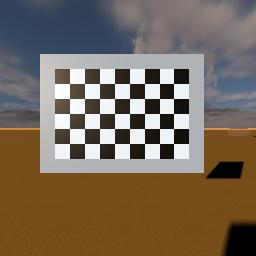
#> input picture Perception Pipeline/setup/CalibrationImages/image_1.jpg, 256 x 256 px; its folder holds only this picture in this run
$ python CameraCalibration.py
#> lines starting #> are read from the running program, lines starting #| are printed output that depends on the picture; after the words box and inside, x2 and y2 are one past the last pixel; in counts of white or black regions, pixels touching at a corner belong together; long printed decimals are rounded
import numpy as np
import cv2
import glob

# Define the number of inner corners in the checkerboard pattern
CHECKERBOARD_SIZE = (8, 5)  # Change this if your checkerboard has a different size

# Prepare object points, like (0,0,0), (1,0,0), (2,0,0) ....,(8,5,0)
objp = np.zeros((CHECKERBOARD_SIZE[0]*CHECKERBOARD_SIZE[1],3), np.float32)
objp[:,:2] = np.mgrid[0:CHECKERBOARD_SIZE[0], 0:CHECKERBOARD_SIZE[1]].T.reshape(-1,2)\

criteria = (cv2.TERM_CRITERIA_EPS + cv2.TERM_CRITERIA_MAX_ITER, 30, 0.001)

# Arrays to store object points and image points from all the images
objpoints = [] # 3D points in real world space
imgpoints = [] # 2D points in image plane

# Load images
images = glob.glob('setup\CalibrationImages\*.jpg')  # Change the path to your images directory
print(images)
images_failed = 0
images_denied = 0
images_accepted = 0

# Iterate through each image
for fname in images:
    img = cv2.imread(fname)
#> img is the input picture: shape (256, 256, 3); mean B, G, R 89.8, 105.4, 119.6
    gray = cv2.cvtColor(img, cv2.COLOR_BGR2GRAY)
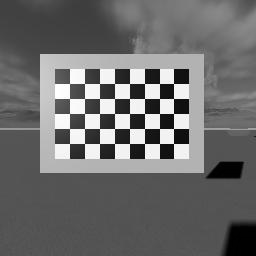
#> gray: shape (256, 256); min 0, max 255, mean 107.8

    #print(gray.shape)
    # Find the chessboard corners
    blurred = cv2.GaussianBlur(gray, (5,5), 0)
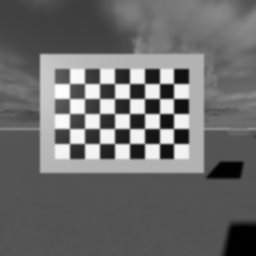
#> blurred: shape (256, 256); min 0, max 255, mean 107.8
    thresh = cv2.adaptiveThreshold(blurred, 255, cv2.ADAPTIVE_THRESH_GAUSSIAN_C, cv2.THRESH_BINARY, 11, 2)
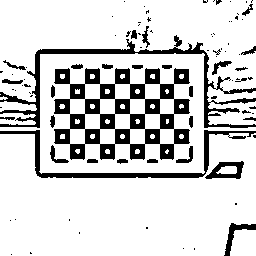
#> thresh: shape (256, 256); 82.1% white; 91 black regions (62 under 20 px), largest, box (x1, y1, x2, y2) and area: (54, 68, 190, 160) 5497, (0, 35, 256, 128) 2589, (0, 130, 256, 178) 1508
    flags = cv2.ADAPTIVE_THRESH_GAUSSIAN_C
    ret, corners = cv2.findChessboardCorners(gray, CHECKERBOARD_SIZE, flags)
#> ret = True; corners = 40 rows, first 8: [69.52, 83.51], [84.47, 83.48], [99.51, 83.5], [114.5, 83.49], [129.5, 83.5], [144.5, 83.5], [159.5, 83.5], [173.5, 83.5]
    #print(corners)
    # If corners are found, add object points, image points
    if ret == True:
        #print("hi")
        corners2 = cv2.cornerSubPix(gray, corners, (11,11),(-1,-1), criteria)
#> corners2 = 40 rows, first 8: [69.5, 83.54], [84.5, 83.46], [99.5, 83.52], [114.5, 83.48], [129.5, 83.51], [144.5, 83.49], [159.5, 83.51], [173.5, 83.49]

        # Draw and display the corners
        img = cv2.drawChessboardCorners(img, CHECKERBOARD_SIZE, corners, ret)
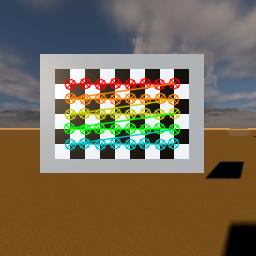
#> img: shape (256, 256, 3); 8.53% of pixels changed, all inside (x1, y1, x2, y2) = (63, 77, 181, 151)
        cv2.imshow('img', img)
        cv2.waitKey(1)
        #cv2.waitKey(500)  # Adjust the delay as needed

        #is accpetable?
        response = input("Acceptable? enter Y/y for yes: ").strip().upper()
#> the answer given: y
        if response == 'Y' or response == 'y':
            print("image accepted")
            images_accepted+=1
            objpoints.append(objp)
            imgpoints.append(corners2)
        else:
            print("image denied")
            images_denied+=1
        cv2.destroyAllWindows()
    else:
        print("image failure")
        images_failed += 1

rate = images_accepted/(images_accepted+images_denied+images_failed)
print(f'success rate = {rate:.2f}')

# Calibrate camera
ret, mtx, dist, rvecs, tvecs = cv2.calibrateCamera(objpoints, imgpoints, gray.shape[::-1], None, None)
#> ret = 0.183; mtx = [[9675.4, 0, 116.4], [0, 8695.2, 127.7], [0, 0, 1]]; dist = [[-255.2, -0.0144, -0.415, -0.159, -8.68e-07]]; rvecs = ([0.00397, -0.458, -0.000334],); tvecs = ([-2.8, -2.94, 575.8],)
#cv2.calibra

# Print calibration results
print("Success:")
print(ret)
#| 0.1834
print("Camera matrix:")
print(mtx)
#| [[9.67536067e+03 0.00000000e+00 1.16381558e+02]
#|  [0.00000000e+00 8.69518983e+03 1.27713966e+02]
#|  [0.00000000e+00 0.00000000e+00 1.00000000e+00]]
print("\nDistortion coefficients:")
print(dist)
#| [[-2.55236341e+02 -1.43551021e-02 -4.15350745e-01 -1.59319923e-01
#|   -8.67839974e-07]]

# save results
np.savez("setup\\calibration_data.npz", mtx=mtx, dist=dist)

$ run again, on Perception Pipeline/setup/CalibrationImages/image_5.jpg
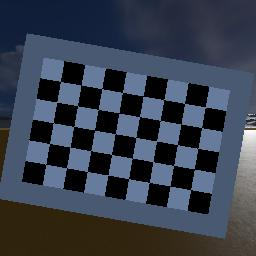
#> input picture Perception Pipeline/setup/CalibrationImages/image_5.jpg, 256 x 256 px
#> img is the input picture: shape (256, 256, 3); mean B, G, R 77.2, 63.3, 55.8
#> `thresh = cv2.adaptiveThreshold(blurred, 255, cv2.ADAPTIVE_THRESH_GAUSS..`:
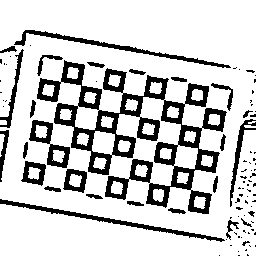
#> thresh: shape (256, 256); 80.4% white; 95 black regions (68 under 20 px), largest, box (x1, y1, x2, y2) and area: (37, 60, 227, 214) 7416, (0, 199, 225, 242) 921, (14, 30, 231, 68) 896
#> `ret, corners = cv2.findChessboardCorners(gray, CHECKERBOARD_SIZE, flags)`: ret = True; corners = 40 rows, first 8: [190.2, 189.4], [170, 186], [149.5, 182.5], [128.4, 178.4], [108.1, 174.9], [87.44, 171.5], [66.47, 167.5], [45.53, 164.6]
#> corners2 = 40 rows, first 8: [190.7, 189.8], [170, 186.2], [149.3, 182.2], [128.5, 178.8], [108.1, 174.8], [87.06, 171.3], [66.41, 167.9], [46.02, 164.3]
#> `img = cv2.drawChessboardCorners(img, CHECKERBOARD_SIZE, corners, ret)`:
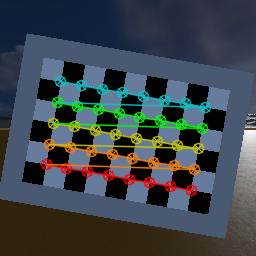
#> img: shape (256, 256, 3); 10.48% of pixels changed, all inside (x1, y1, x2, y2) = (40, 75, 212, 197)
#> `ret, mtx, dist, rvecs, tvecs = cv2.calibrateCamera(objpoints, imgpoint..`: ret = 0.204; mtx = [[6162.5, 0, 127.4], [0, 6132, 127.5], [0, 0, 1]]; dist = [[-6.37, -0.00154, 0.0212, 0.0242, -3.27e-07]]; rvecs = ([0.138, -0.0318, -2.96],); tvecs = ([3, 2.96, 292.1],)
#| 0.2041
#| [[6.16250242e+03 0.00000000e+00 1.27366430e+02]
#|  [0.00000000e+00 6.13196974e+03 1.27528517e+02]
#|  [0.00000000e+00 0.00000000e+00 1.00000000e+00]]
#| [[-6.36910531e+00 -1.54299509e-03  2.11862119e-02  2.41874174e-02
#|   -3.26796124e-07]]

$ run again, on Perception Pipeline/setup/CalibrationImages/image_6.jpg
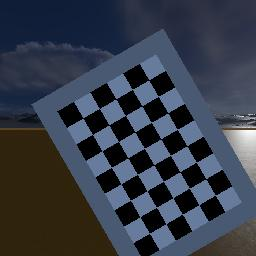
#> input picture Perception Pipeline/setup/CalibrationImages/image_6.jpg, 256 x 256 px
#> img is the input picture: shape (256, 256, 3); mean B, G, R 72.6, 60.1, 53.9
#> `thresh = cv2.adaptiveThreshold(blurred, 255, cv2.ADAPTIVE_THRESH_GAUSS..`:
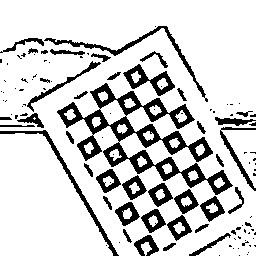
#> thresh: shape (256, 256); 81.7% white; 114 black regions (73 under 20 px), largest, box (x1, y1, x2, y2) and area: (57, 83, 233, 195) 4570, (44, 26, 208, 102) 775, (0, 130, 119, 256) 717
#> `ret, corners = cv2.findChessboardCorners(gray, CHECKERBOARD_SIZE, flags)`: ret = True; corners = 40 rows, first 8: [149.2, 233.3], [140.1, 217.3], [130.3, 200.4], [121, 184.1], [111.5, 167.3], [102.1, 151], [92.52, 134.5], [82.82, 118]
#> corners2 = 40 rows, first 8: [149.5, 233.3], [139.8, 216.7], [130.5, 200.2], [120.9, 183.9], [111.4, 167.4], [101.8, 150.8], [92.48, 134.4], [83.04, 118]
#> `img = cv2.drawChessboardCorners(img, CHECKERBOARD_SIZE, corners, ret)`:
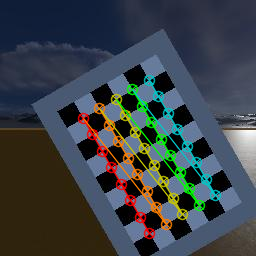
#> img: shape (256, 256, 3); 9.42% of pixels changed, all inside (x1, y1, x2, y2) = (77, 74, 222, 240)
#> `ret, mtx, dist, rvecs, tvecs = cv2.calibrateCamera(objpoints, imgpoint..`: ret = 0.0925; mtx = [[20584, 0, 127.5], [0, 20669.4, 127.4], [0, 0, 1]]; dist = [[-20.98, -0.000878, 0.00736, 0.0334, -2.86e-08]]; rvecs = ([-0.0643, -0.083, -2.09],); tvecs = ([1.15, 5.55, 1082.4],)
#| 0.09249
#| [[2.05839722e+04 0.00000000e+00 1.27495985e+02]
#|  [0.00000000e+00 2.06693755e+04 1.27354749e+02]
#|  [0.00000000e+00 0.00000000e+00 1.00000000e+00]]
#| [[-2.09757071e+01 -8.78173506e-04  7.36048507e-03  3.34403464e-02
#|   -2.85590479e-08]]

$ run again, on Perception Pipeline/setup/CalibrationImages/image_7.jpg
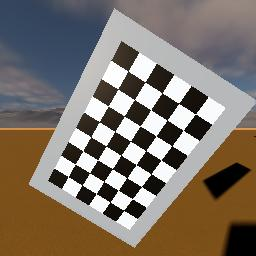
#> input picture Perception Pipeline/setup/CalibrationImages/image_7.jpg, 256 x 256 px
#> img is the input picture: shape (256, 256, 3); mean B, G, R 104.7, 115.6, 126.1
#> `thresh = cv2.adaptiveThreshold(blurred, 255, cv2.ADAPTIVE_THRESH_GAUSS..`:
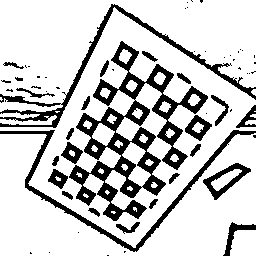
#> thresh: shape (256, 256); 79.4% white; 62 black regions (37 under 20 px), largest, box (x1, y1, x2, y2) and area: (69, 41, 208, 221) 6473, (0, 4, 256, 128) 2196, (0, 130, 256, 252) 1830
#> `ret, corners = cv2.findChessboardCorners(gray, CHECKERBOARD_SIZE, flags)`: ret = True; corners = 40 rows, first 8: [68.24, 176.7], [74.97, 164], [83.09, 150.9], [91.19, 137.1], [99.53, 121.7], [108, 106.1], [118, 88.79], [128, 70.95]
#> corners2 = 40 rows, first 8: [68.26, 176.5], [74.75, 164.6], [82.65, 151], [90.78, 136.6], [99.36, 121.7], [108.3, 106.1], [117.8, 88.93], [128.1, 71.02]
#> `img = cv2.drawChessboardCorners(img, CHECKERBOARD_SIZE, corners, ret)`:
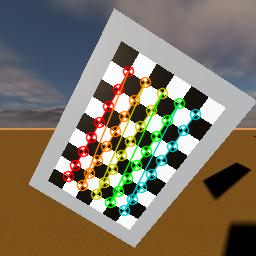
#> img: shape (256, 256, 3); 9.05% of pixels changed, all inside (x1, y1, x2, y2) = (62, 65, 202, 217)
#> `ret, mtx, dist, rvecs, tvecs = cv2.calibrateCamera(objpoints, imgpoint..`: ret = 0.214; mtx = [[74.16, 0, 134.8], [0, 73.14, 127.5], [0, 0, 1]]; dist = [[0.0395, -0.0422, -0.000225, 0.00127, 0.00855]]; rvecs = ([0.0735, 0.0984, -1],); tvecs = ([-4.07, 3.04, 4.52],)
#| 0.2139
#| [[ 74.162   0.         134.797]
#|  [  0.          73.142  127.511]
#|  [  0.           0.           1.        ]]
#| [[ 0.03953 -0.04225 -0.0002254   0.001267  0.008548]]

$ run again, on Perception Pipeline/setup/CalibrationImages/image_2.jpg
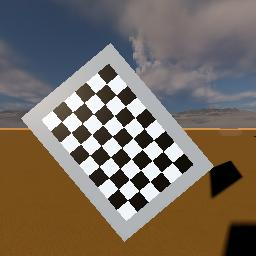
#> input picture Perception Pipeline/setup/CalibrationImages/image_2.jpg, 256 x 256 px
#> img is the input picture: shape (256, 256, 3); mean B, G, R 95.1, 106.6, 117.9
#> thresh: shape (256, 256); 81.5% white; 102 black regions (63 under 20 px), largest, box (x1, y1, x2, y2) and area: (0, 35, 256, 128) 2133, (70, 126, 150, 212) 2042, (0, 130, 243, 246) 1746
#> `ret, corners = cv2.findChessboardCorners(gray, CHECKERBOARD_SIZE, flags)`: ret = True; corners = 40 rows, first 8: [106.2, 83.85], [116, 95], [125.6, 106], [135.3, 117.5], [143.9, 128.4], [153.4, 140], [163, 151.5], [172.4, 162.2]
#> corners2 = 40 rows, first 8: [106.4, 84.28], [115.8, 95.22], [125.3, 106.3], [134.5, 117.6], [143.9, 128.8], [153.5, 140.3], [162.7, 151.2], [172, 162.5]
#> `img = cv2.drawChessboardCorners(img, CHECKERBOARD_SIZE, corners, ret)`:
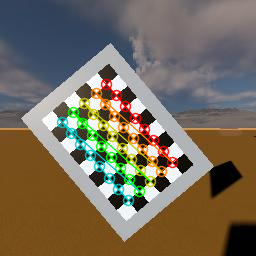
#> img: shape (256, 256, 3); 7.93% of pixels changed, all inside (x1, y1, x2, y2) = (56, 78, 179, 207)
#> `ret, mtx, dist, rvecs, tvecs = cv2.calibrateCamera(objpoints, imgpoint..`: ret = 0.237; mtx = [[2815, 0, 151.5], [0, 2661.3, 111.5], [0, 0, 1]]; dist = [[-35.12, 11637, 0.219, -0.148, 21.81]]; rvecs = ([-0.185, -0.307, 0.864],); tvecs = ([-2.92, -1.9, 181.6],)
#| 0.237
#| [[2.81499647e+03 0.00000000e+00 1.51536817e+02]
#|  [0.00000000e+00 2.66134405e+03 1.11528884e+02]
#|  [0.00000000e+00 0.00000000e+00 1.00000000e+00]]
#| [[-3.51235317e+01  1.16369585e+04  2.19089233e-01 -1.47814253e-01
#|    2.18055221e+01]]
